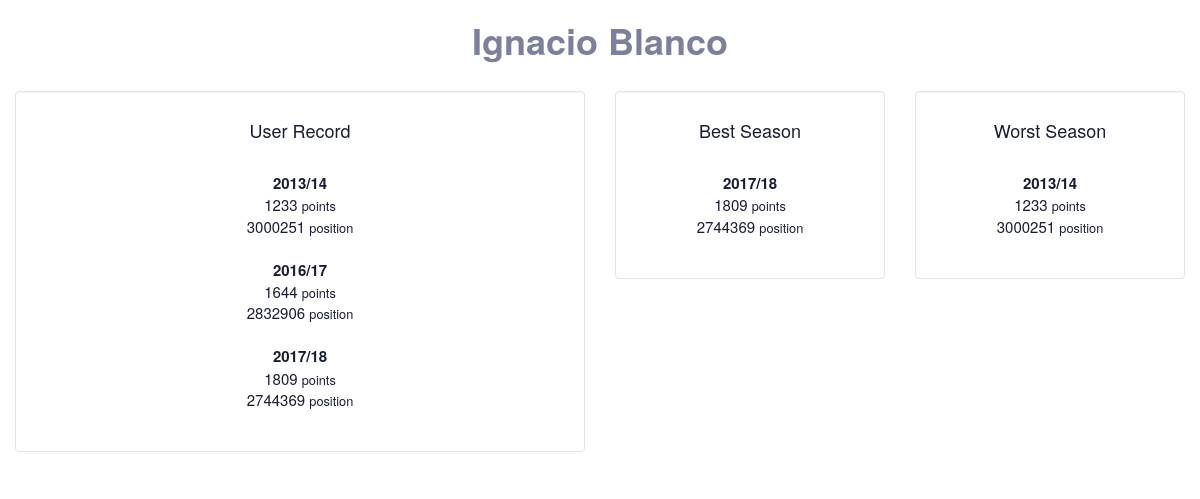
Screenshot of /user/733377 with the database file from the repository.
### __init__.py (models this page shows)
class Users(db.Model):
    __table__ = db.Model.metadata.tables['users']

### __init__.py (the view)
@app.route('/user/<user_id>')
def user_info(user_id):
    entries = []
    cur = db.session.query(Users.name, Users.surname, Users.season_name, Users.points, Users.rank).filter(
          Users.user_id == user_id).filter(Users.season != 13).order_by(Users.season).all()
    entries.append(cur)
    print cur
    if not entries[0]:
        flash('No data for the requested User', 'error')
        return redirect(url_for('landing_page'))
    seasons = sorted(entries[0], key=lambda x: x.points)
    best_season = seasons[-1]
    worst_season = seasons[0]
    return render_template('show_user.html', entries=entries, best=best_season, worst=worst_season)

### templates/show_user.html (shortened to what this page needs)
{% extends "layout.html" %}
{% block body %}
<div class="container-fluid">
    <div class="row">
        <div id='user'>
        <h1><b>{{ entries[0][0].name + " " + entries[0][0].surname}}</b></h1>
        </div>
    <div class="col-sm-6">
      <br>
      <div class="well" id="stats">
          <h4>User Record</h4>
          <br>
          {% for entry in entries[0] %}
            <b>{{ entry.season_name }}</b>
            <br>
            {{ entry.points }}  <small>points</small>
            <br>
            {{ entry.rank }}  <small>position</small>
            <br>
            <br>
        {% endfor %}
        </div>
    </div>
    <div class="col-sm-3">
      <br>
      <div class="well" id="stats">
          <h4>Best Season</h4>
          <br>
            <b>{{ best.season_name }}</b>
            <br>
            {{ best.points }}  <small>points</small>
            <br>
            {{ best.rank }}  <small>position</small>
            <br>
            <br>
        </div>
    </div>
    <div class="col-sm-3">
      <br>
      <div class="well" id="stats">
          <h4>Worst Season</h4>
          <br>
            <b>{{ worst.season_name }}</b>
            <br>
            {{ worst.points }}  <small>points</small>
            <br>
            {{ worst.rank }}  <small>position</small>
            <br>
            <br>
        </div>
    </div>
    </div>
    </div>
{% endblock %}

### static/style.css (style rules this page uses)
#user { text-align: center; color: #7c809b; }
.well { background: white; }
.well#stats { font-size: 15px; text-align: center; color: #191d32; }

### rows the page displays
Users: name+surname "Ignacio Blanco", season_name "2013/14", points "1233", rank "3000251"
Users: season_name "2016/17", points "1644", rank "2832906"
Users: season_name "2017/18", points "1809", rank "2744369"
